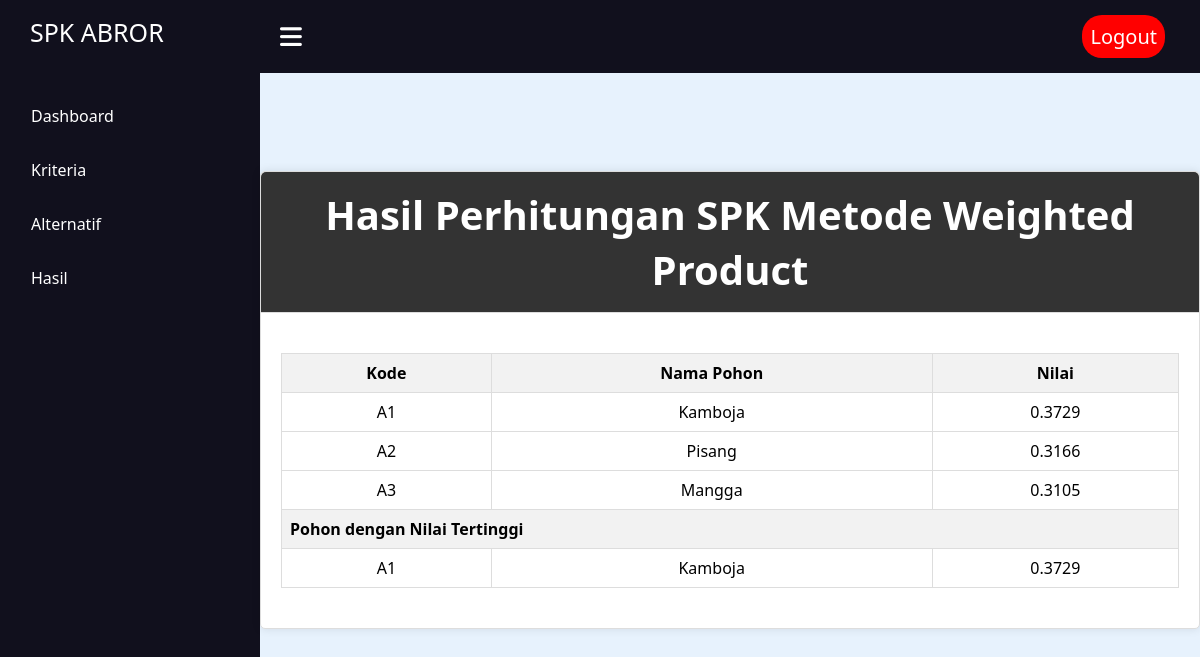
Page /index.php/wp on the committed database.
### tables this page shows
CREATE TABLE `pohon` (
  `id` int(11) NOT NULL,
  `nama_pohon` varchar(255) NOT NULL
);

### application/controllers/Wp.php (called while the page is built, shortened)
<?php
class WP extends CI_Controller
{
    public function __construct()
    {
        $this->load->model('Pohon_model');
        $this->load->model('Kriteria_model');
        $this->load->helper('url');
    }
    public function index()
    {
        $pohon = $this->Pohon_model->get_all_pohon();
        $kriteria = $this->Kriteria_model->get_all_kriteria();
        $bobot = [];
        foreach ($kriteria as $k) {
            $bobot[$k->id] = $k->bobot;
        }
        $nilai = [];
        foreach ($pohon as $p) {
            $nilai[$p->id] = $this->Pohon_model->get_nilai_kriteria($p->id);
        }
        $wp = $this->weighted_product($nilai, $bobot);
        $data['pohon'] = $pohon;
        $data['wp'] = $wp;
        $highest_pohon_id = array_key_first($wp);
        $data['highest_pohon'] = $highest_pohon_id;
        $this->load->view('ly/header');
        $this->load->view('wp/index', $data);
        $this->load->view('ly/footer');
    }
    private function weighted_product($nilai, $bobot)
    {
        $total_bobot = array_sum($bobot);
        $normalized_bobot = [];
        if (abs($total_bobot - 1) < 0.00001) {
            $normalized_bobot = $bobot;
        } else {
            foreach ($bobot as $kriteria_id => $b) {
                $normalized_bobot[$kriteria_id] = $b / $total_bobot;
            }
        }
        $s_vector = [];
        foreach ($nilai as $pohon_id => $nk) {
            $s = 1;
            foreach ($nk as $k) {
                $kriteria_id = $k->kriteria_id;
                $nilai_kriteria = $k->nilai;
                $s *= pow($nilai_kriteria, $normalized_bobot[$kriteria_id]);
            }
            $s_vector[$pohon_id] = $s;
        }
        $total_s = array_sum($s_vector);
        $v_vector = [];
        foreach ($s_vector as $pohon_id => $s) {
            $v_vector[$pohon_id] = $s / $total_s;
        }
        arsort($v_vector);
        return $v_vector;
    }
}

### index.php (called while the page is built, shortened)
<?php
require_once BASEPATH.'core/CodeIgniter.php';

### application/models/Pohon_model.php (called while the page is built, shortened)
<?php
class Pohon_model extends CI_Model
{
    public function get_all_pohon($id = null)
    {
        if ($id === null) {
            $query = $this->db->get('pohon');
            return $query->result();
        } else {
            $query = $this->db->get_where('pohon', ['id' => $id]);
            return $query->row();
        }
    }
    public function get_nilai_kriteria($pohon_id)
    {
        $this->db->select('*');
        $this->db->from('nilai_kriteria');
        $this->db->where('pohon_id', $pohon_id);
        return $this->db->get()->result();
    }
}

### application/models/Kriteria_model.php (called while the page is built, shortened)
<?php
class Kriteria_model extends CI_Model
{
    public function get_all_kriteria()
    {
        $query = $this->db->get('kriteria');
        return $query->result();
    }
}

### application/views/wp/index.php (the view, shortened to what this page needs)
<!DOCTYPE html>
<html>
<head>
    <link rel="stylesheet" type="text/css" href="<?php echo base_url('assets/css/wp/index.css'); ?>">
</head>
<body>
    <div class="card">
        <div class="card-header">
            <h1>Hasil Perhitungan SPK Metode Weighted Product</h1>
        </div>
        <div class="card-body">
            <table>
                <tr>
                    <th>Kode</th>
                    <th>Nama Pohon</th>
                    <th>Nilai</th>
                </tr>
                <?php
                $counter = 1;
                $kodeAlternatif = [];
                foreach ($wp as $pohon_id => $nilai) :
                    $kode = 'A' . $counter++;
                    $kodeAlternatif[$pohon_id] = $kode;
                ?>
                    <tr>
                        <td><?php echo $kode; ?></td>
                        <td>
                            <?php
                            foreach ($pohon as $p) {
                                if ($p->id == $pohon_id) {
                                    echo $p->nama_pohon;
                                    break;
                                }
                            }
                            ?>
                        </td>
                        <td><?php echo number_format($nilai, 4); ?></td>
                    </tr>
                <?php endforeach; ?>
                <?php if (isset($highest_pohon)) : ?>
                    <tr>
                        <th colspan="3" id="tertinggi">Pohon dengan Nilai Tertinggi</th>
                    </tr>
                    <tr>
                        <td><?php echo $kodeAlternatif[$highest_pohon];
                            ?></td>
                        <td>
                            <?php
                            foreach ($pohon as $p) {
                                if ($p->id == $highest_pohon) {
                                    echo $p->nama_pohon;
                                    break;
                                }
                            }
                            ?>
                        </td>
                        <td><?php echo number_format($wp[$highest_pohon], 4); ?></td>
                    </tr>
                <?php else : ?>
                    <tr>
                        <td colspan="3">Tidak ada pohon yang dihitung.</td>
                    </tr>
                <?php endif; ?>
            </table>
        </div>
    </div>
</body>
</html>

### assets/css/header.css (style rules this page uses)
* { margin: 0; padding: 0; box-sizing: border-box; }
.main h1 { color: #ffffff; font-size: 40px; text-align: center; }

### assets/css/wp/index.css (style rules this page uses)
* { padding: 0; margin: 0; font-family: Segoe UI Historic, Segoe UI, Helvetica, Arial, sans-serif; }
body { background-color: #f2ecec; }
h1 { color: #333; }
table { width: 100%; border-collapse: collapse; margin: 20px 0; }
table, th, td { border: 1px solid #ddd; }
th, td { padding: 8px; text-align: center; }
th { background-color: #f2f2f2; }
#tertinggi { text-align: left; }
.card { background-color: #fff; border: 1px solid #ddd; border-radius: 5px; padding: 0; margin: 20px 0; box-shadow: 0 0 10px rgba(0, 0, 0, 0.1); max-width: 1200px; width: 100%; }
.card-header { background-color: #333; border-bottom: 1px solid #ddd; padding: 15px; font-size: 1.25rem; font-weight: bold; border-top-left-radius: 5px; border-top-right-radius: 5px; text-align: center; }
.card-body { padding: 20px; display: flex; flex-direction: column; }

### rows in the picture
pohon: nama_pohon "Kamboja"
pohon: nama_pohon "Pisang"
pohon: nama_pohon "Mangga"

### other values in the picture
$kode "A1"
$nilai "0.3729"
$kode "A2"
$nilai "0.3166"
$kode "A3"
$nilai "0.3105"
$kodeAlternatif[$highest_pohon] "A1"
$wp[$highest_pohon] "0.3729"
